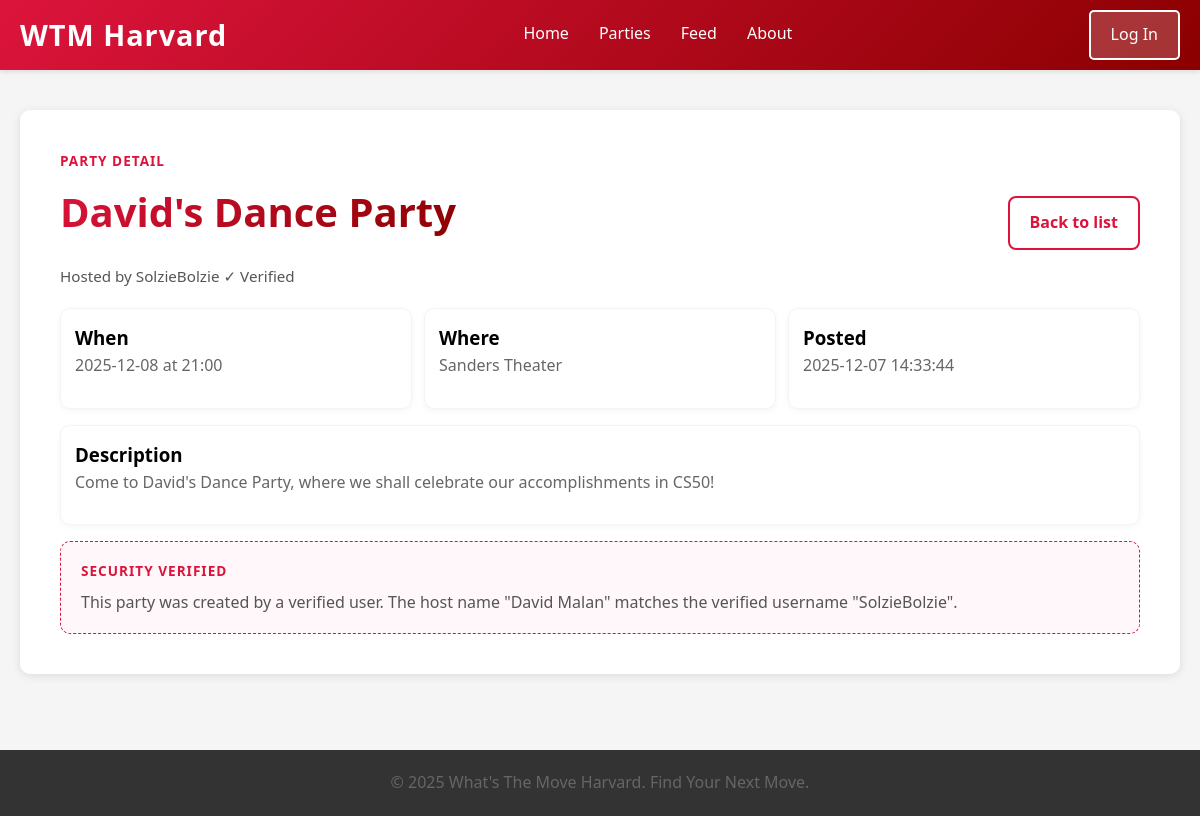
The app's page /party/4, older data.
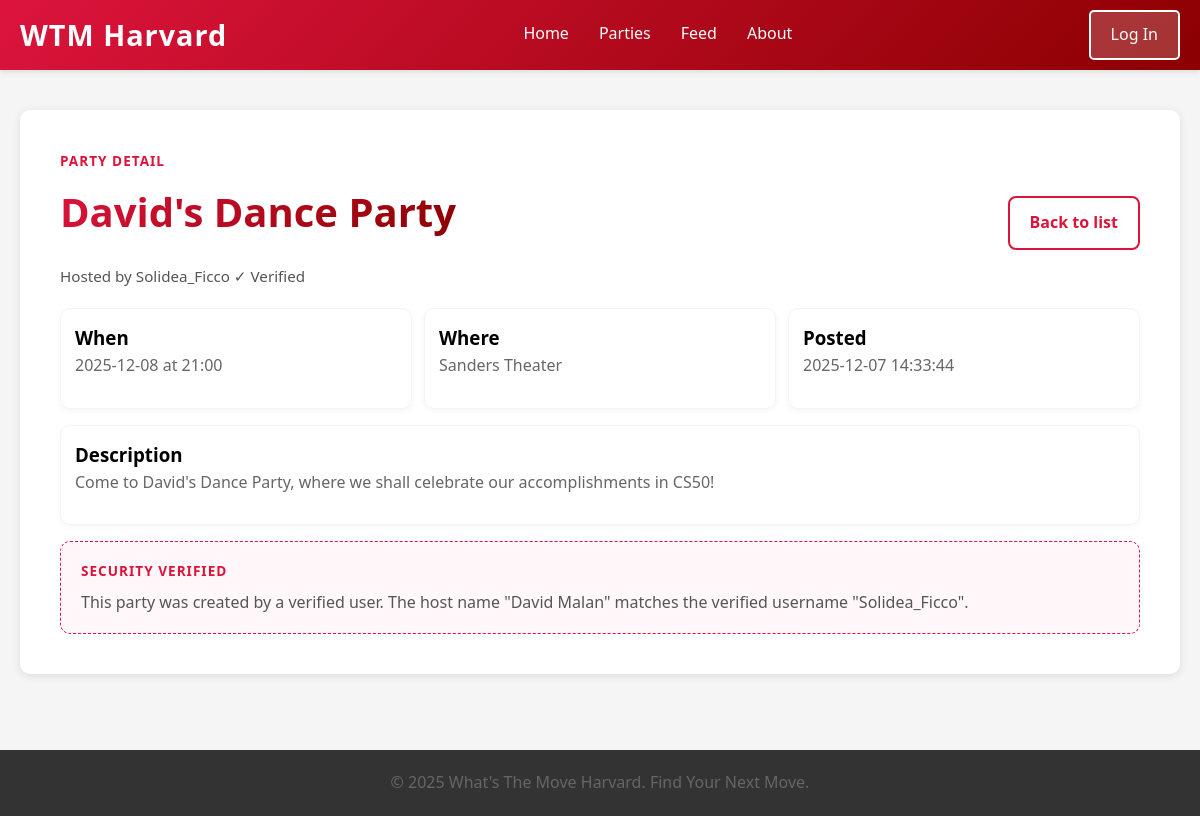
The same page, newer data.
### tables this page shows
CREATE TABLE users (id INTEGER PRIMARY KEY AUTOINCREMENT NOT NULL, username TEXT NOT NULL, hash TEXT NOT NULL, display_name TEXT);

### app.py (the view)
@app.route('/party/<int:party_id>')
def party_detail(party_id):
    conn = get_db_connection()
    party = conn.execute(
        """
        SELECT p.id,
               p.user_id,
               p.party_name,
               p.location,
               p.latitude,
               p.longitude,
               p.date,
               p.time,
               p.description,
               p.host_name,
               p.flyer_path,
               p.created_at,
               u.username AS created_by,
               u.display_name AS verified_host
        FROM parties p
        JOIN users u ON p.user_id = u.id
        WHERE p.id = ?
        """,
        (party_id,),
    ).fetchone()
    conn.close()
    if not party:
        return redirect(url_for('list_page'))
    return render_template('party_detail.html', party=party)

### app.py (called while the page is built)
def get_db_connection():
    conn = sqlite3.connect(DATABASE)
    conn.row_factory = sqlite3.Row
    return conn

### templates/party_detail.html (shortened to what this page needs)
{% extends "template.html" %}
{% block content %}
<div class="container">
    <div class="party-detail-header">
        <div>
            <p class="eyebrow">Party detail</p>
            <h1>{{ party['party_name'] }}</h1>
            <p class="party-meta">
                Hosted by {{ party['verified_host'] }}
                <span class="verified-badge">✓ Verified</span>
            </p>
        </div>
        <a class="btn ghost" href="/list">Back to list</a>
    </div>
    <div class="party-detail-grid">
        <div class="party-detail-card">
            <h3>When</h3>
            <p>{{ party['date'] }} at {{ party['time'] }}</p>
        </div>
        <div class="party-detail-card">
            <h3>Where</h3>
            <p>{{ party['location'] }}</p>
        </div>
        <div class="party-detail-card">
            <h3>Posted</h3>
            <p>{{ party['created_at'] }}</p>
        </div>
    </div>
    <div class="party-detail-card" style="margin-top: 16px;">
        <h3>Description</h3>
        <p>{% if party['description'] %}{{ party['description'] }}{% else %}No description provided.{% endif %}</p>
    </div>
    <div class="auth-callout" style="margin-top: 16px;">
        <div>
            <p class="eyebrow">Security verified</p>
            <p class="small" style="margin-top: 6px;">
                This party was created by a verified user. The host name "{{ party['host_name'] }}" matches the verified username "{{ party['verified_host'] }}".
            </p>
        </div>
    </div>
</div>
{% endblock %}

Row changes from the older to the newer data that the page shows:
changed users: verified_host "SolzieBolzie" → "Solidea_Ficco"
